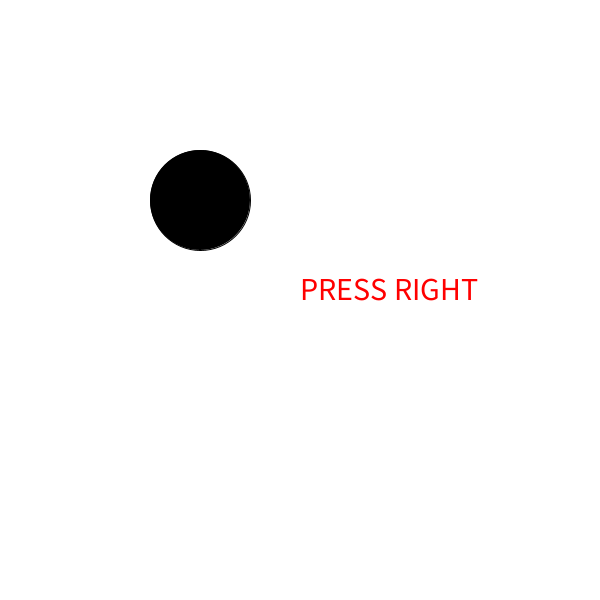
Frame 1 (no input)
Frame 60 (the mouse pressed at the canvas centre just before this capture): identical to frame 1, image omitted
Frame 120 (the mouse held since frame 60 and released just before this capture): identical to frame 1, image omitted

The Processing sketch that drew this single still picture (run headless with seeded random() and noise(); from frame 60 on, the mouse is pressed at the canvas centre):

// Processing sketch: w05_01_drawScenes
// ── w05_01_drawScenes.pde
// bryan ma for code 2 sp 19

int scene = 0;

void setup() {
  size(600, 600);
}

void draw() {
  background(255);
  fill(0);
  switch (scene) {
  case 0:
    textSize(32);
    fill(255, 0, 0);
    text("PRESS RIGHT", 300, 300); 
    fill(0);
    ellipse(200, 200, 100, 100);

    break;
  case 1:
    textSize(32);
    fill(255, 0, 0);
    text("PRESS LEFT", 300, 290); 
    fill(0);
    rect(300, 300, 100, 100);
    break;
  case 2:
    textSize(32);
    fill(255, 0, 0);
    text("WELL DONE!", 400,500); 
    fill(0);
    triangle(0, 0, width, 0, width/2, height);
    break;
  case 3:
    text("fin", 100, 100);
    break;
  default:
    break;
  }
}

void keyPressed() {
  switch (scene) {
  case 0:
    if (keyCode == RIGHT) {
      advance();
    }
  case 1:
    if (keyCode == LEFT) {
      advance1();
    }
  case 2:
    break;
  case 3:
    break;
  default:
    break;
  }
}

void advance() {
  scene = 1;
}

void advance1() {
  scene = 2;
}
